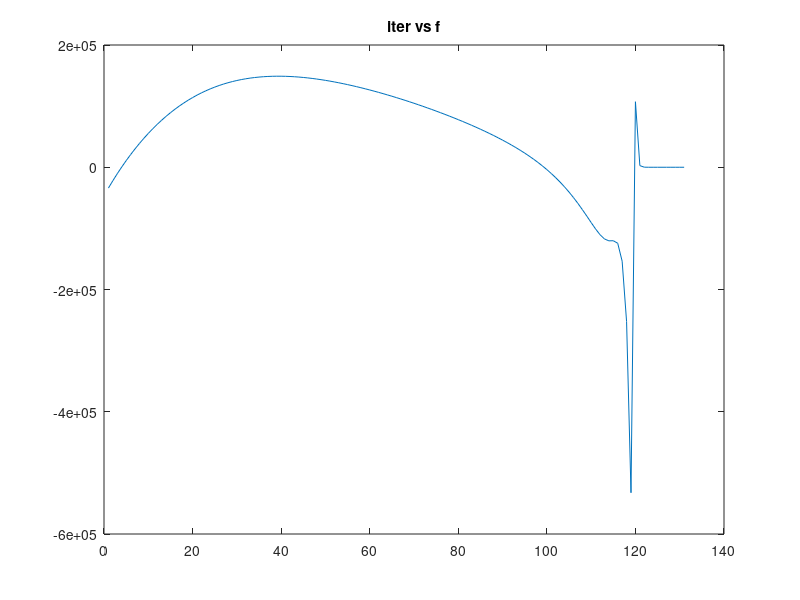
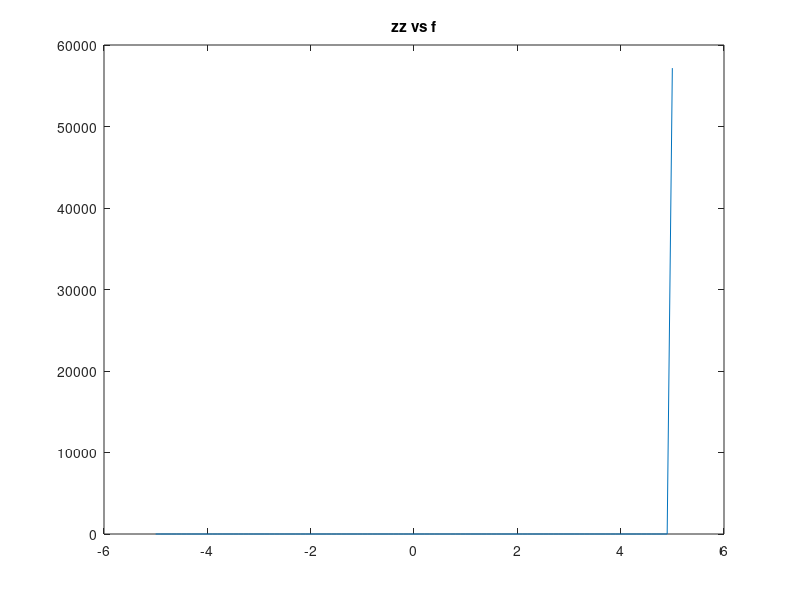
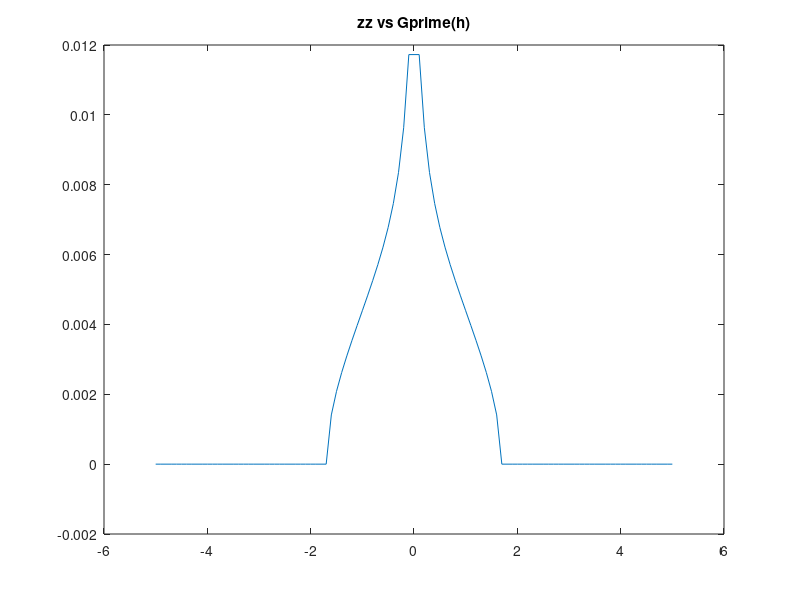

Write the MATLAB code that produced these figures, in order.
function shakV6 % Optimised code

    tic
    clearvars;
    zz = -5:0.1:5;    
    zz = zz(zz ~= 0);
    zz = transpose(zz);

    n = max(size(zz));
    alpha = rand(n, 1);
    m = norm(sum(alpha)) / 2;

    y2 = iteratoverfuncnewton(alpha, zz, m, n);
    figure;
    plot(zz, y2);
    title('zz vs Gprime(h)');

    elapsedTime = toc;
    disp(['Execution time: ' num2str(elapsedTime) ' seconds']);
    elapsedTime = toc / 60;
    fprintf('Time in mins: %.4f minutes\n', elapsedTime);

end

function y = iteratoverfuncnewton(alpha, zz, m, n)

    correctedvs = zeros(n, 1);
    valueArr = zeros(n, 1);
    iter=25;

    for i = 1:max(size(zz))
        disp(zz(i));
        [out, values] = newton(zz(i), alpha, m, iter,zz,i);
        valueArr(i)=out;
        correctedvs(i) = -(imag((values^2) / (n * pi * zz(i))));
    end
    figure;
    plot(zz,valueArr);
    title('zz vs f');
    y = correctedvs;
    
end

function [out, y] = newton(z, alpha, m, iter, zz, i)

    guess = -1i;
    iterArr = zeros(iter, 1);
    fArr = zeros(iter, 1);
    ii = 1;  % Initialize loop counter
    epsilon = 1e-4;  % Set the epsilon value for termination
    f = 1e10;  % Initialize f as a large value
    
    while abs(f(end)) > epsilon
        %disp(abs(f(end)));
        [f, fp] = func1examplenewt(z, alpha, m, guess);
       
        if fp ~= 0  % Avoid division by zero
            current = guess - f / fp;
            guess = current;
        end
        %disp(f(end));
        if i == numel(zz)
            iterArr(ii) = ii;
            tempf = f(end);
            tempf = -imag(tempf^2);
            fArr(ii) = tempf;
        end
        
        ii = ii + 1;  % Increment the loop counter
    end
    out=mean(fArr);
    
    if i == numel(zz)
        figure;
        plot(iterArr(1:ii-1), fArr(1:ii-1));
        title('iter vs f');
    end
    
    y = guess;
end


function [y, dy] = func1examplenewt(z, alpha, m, guess)

    xp = 1;
    xp = xp .* (z - alpha * guess)';
    yp = sum(alpha .* xp ./ (z - alpha * guess));
    y = 2 * m * guess * xp - yp;
    rp = sum(alpha .* alpha .* xp ./ (z - alpha * guess) .* (z - alpha * guess), 1);
    dy = 2 * m * (xp - guess * yp) + rp;
end
